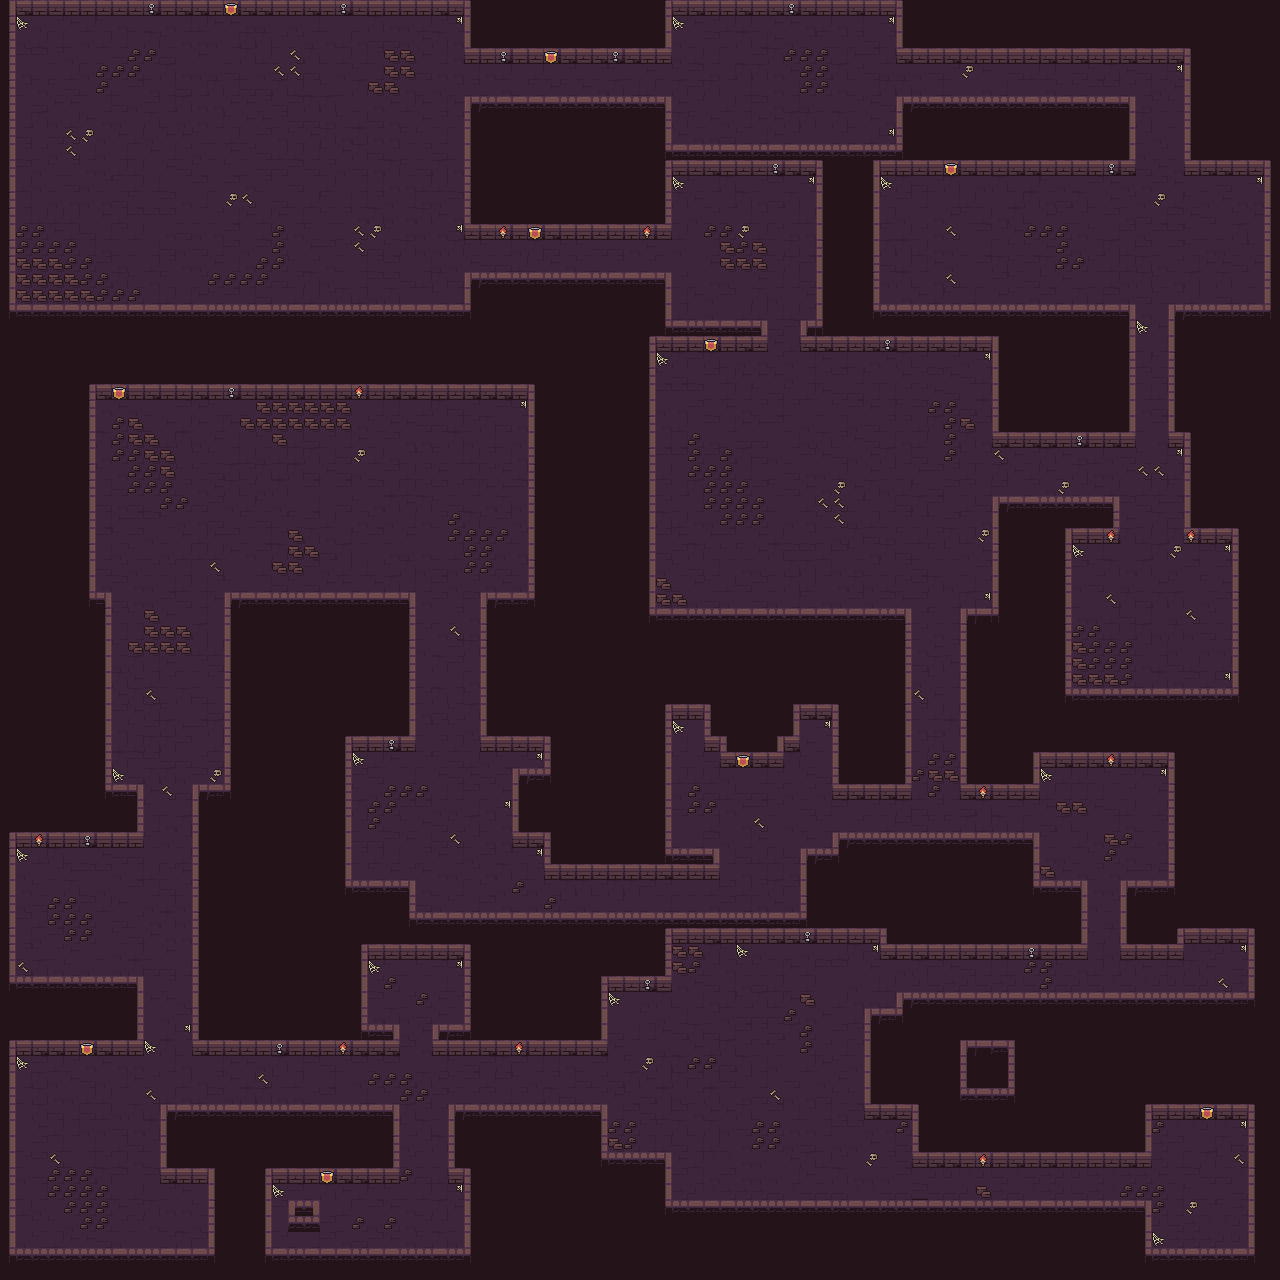

This is a level from a 2D game, rendered from its Tiled map with the project's own tilesets. A one-line summary and the map file follow, with tile-layer data summarised:
An orthogonal 80x80 tile map with 16x16 px tiles, 1 tile layer (background), 1 hidden layer not drawn and 71 objects (13x chest, 12x enemy, 11x arrow, 11x ripley, 10x fire, ...).

<map version="1.10" tiledversion="1.11.90" orientation="orthogonal" renderorder="right-down" width="80" height="80" tilewidth="16" tileheight="16" infinite="0" nextlayerid="5" nextobjectid="100">
 <tileset firstgid="1" name="dungeon" tilewidth="16" tileheight="16" tilecount="100" columns="10">
  <image source="tilesets/dungeon.png" trans="ff00ff" width="160" height="160" />
  <tile id="79">
   <objectgroup draworder="index" id="2">
    <object id="1" x="0" y="0" width="16" height="16" />
   </objectgroup>
  </tile>
  <tile id="82">
   <objectgroup draworder="index" id="2">
    <object id="4" template="../../../../../../Downloads/untitled.tx" x="0.0402921" y="0.0805842" />
   </objectgroup>
  </tile>
 </tileset>
 <layer id="1" name="background" width="80" height="80">
  <data>[6400 cells, 6400 non-empty, 54 distinct tile ids]</data>
 </layer>
 <layer id="2" name="walls" width="80" height="80" visible="0" tintcolor="#aa0000">
  <data>[6400 cells, 1187 non-empty, 2 distinct tile ids]</data>
 </layer>
 <objectgroup id="3" name="actors">
  <object id="22" name="arrow" type="arrow" x="704.667" y="936" width="16" height="32" />
  <object id="23" name="arrow" type="arrow" x="832" y="936" width="16" height="32" />
  <object id="24" name="arrow" type="arrow" x="770" y="936" width="16" height="32" />
  <object id="25" name="pik" type="ripley" x="912" y="1168" width="16" height="16" />
  <object id="26" name="fire_2" type="fire" x="561.333" y="1047.33" width="16" height="32" />
  <object id="27" name="pik" type="ripley" x="912.25" y="1183.75" width="16" height="16" />
  <object id="28" name="fire_2" type="fire" x="865.333" y="1110.67" width="16" height="32" />
  <object id="29" name="fire_2" type="fire" x="897.333" y="952" width="16" height="32" />
  <object id="30" name="pik" type="ripley" x="1072.17" y="977.333" width="16" height="16" />
  <object id="31" name="pik" type="ripley" x="1072" y="960.667" width="16" height="16" />
  <object id="32" name="fire_1" type="fire" x="602.667" y="1105.33" width="32" height="16" />
  <object id="33" name="fire_1" type="fire" x="714.667" y="861.333" width="32" height="16" />
  <object id="34" name="fire_1" type="fire" x="1082.67" y="882" width="32" height="16" />
  <object id="35" name="fire_2" type="fire" x="560.667" y="870" width="16" height="32" />
  <object id="36" name="arrow" type="arrow" x="806.667" y="711.333" width="16" height="32" />
  <object id="37" name="arrow" type="arrow" x="679.333" y="713.333" width="16" height="32" />
  <object id="38" name="fire_2" type="fire" x="864" y="792" width="16" height="32" />
  <object id="42" name="chest_1" type="chest" x="304" y="480" width="16" height="16" />
  <object id="43" name="boss" type="enemy" x="206" y="126.667" width="32" height="32" />
  <object id="44" name="skullhead" type="enemy" x="486" y="1072" width="16" height="16" />
  <object id="45" name="DoorH" type="Doors" x="1088" y="912" width="32" height="16" />
  <object id="46" name="DoorV" type="Doors" x="1040" y="1168" width="16" height="32" />
  <object id="47" name="DoorV" type="Doors" x="656" y="880" width="16" height="32" />
  <object id="48" name="DoorV" type="Doors" x="1104" y="64" width="16" height="32" />
  <object id="49" name="pik" type="ripley" x="287.608" y="1089.33" width="16" height="16" />
  <object id="50" name="pik" type="ripley" x="287.665" y="1072.67" width="16" height="16" />
  <object id="51" name="pik" type="ripley" x="287.455" y="1056.91" width="16" height="16" />
  <object id="52" name="fire_2" type="fire" x="209" y="1050" width="16" height="32" />
  <object id="53" name="DoorH" type="Doors" x="399.5" y="1025.5" width="32" height="16" />
  <object id="54" name="skullhead" type="enemy" x="746.667" y="803.333" width="16" height="16" />
  <object id="55" name="fire_1" type="fire" x="398" y="1107" width="32" height="16" />
  <object id="58" name="pik" type="ripley" x="432.548" y="1135.71" width="16" height="16" />
  <object id="59" name="pik" type="ripley" x="416.105" y="1135.55" width="16" height="16" />
  <object id="60" name="pik" type="ripley" x="400.145" y="1135.54" width="16" height="16" />
  <object id="61" name="arrow" type="arrow" x="112.333" y="1046.33" width="16" height="32" />
  <object id="62" name="arrow" type="arrow" x="48" y="1046.33" width="16" height="32" />
  <object id="63" name="arrow" type="arrow" x="127.333" y="839.333" width="16" height="32" />
  <object id="65" name="arrow" type="arrow" x="750" y="343.333" width="16" height="32" />
  <object id="66" name="skullhead" type="enemy" x="737.833" y="61.25" width="16" height="16" />
  <object id="67" name="skullhead" type="enemy" x="838" y="524" width="16" height="16" />
  <object id="1" name="priest" type="ripley" x="1184.67" y="1166.67" width="16" height="16" />
  <object id="69" name="arrow" type="arrow" x="818.667" y="342.667" width="16" height="32" />
  <object id="70" name="arrow" type="arrow" x="876" y="6.66667" width="16" height="32" />
  <object id="71" name="box" type="chest" x="1184" y="1120" width="16" height="16" />
  <object id="72" name="box" type="chest" x="351" y="1183" width="16" height="16" />
  <object id="73" name="box" type="chest" x="15" y="894" width="16" height="16" />
  <object id="74" name="box" type="chest" x="512" y="752" width="16" height="16" />
  <object id="75" name="box" type="chest" x="480" y="416" width="16" height="16" />
  <object id="77" name="box" type="chest" x="176" y="1200" width="16" height="16" />
  <object id="78" name="box" type="chest" x="1183" y="944" width="16" height="16" />
  <object id="79" name="box" type="chest" x="1136" y="767" width="16" height="16" />
  <object id="80" name="box" type="chest" x="1151.67" y="655" width="16" height="16" />
  <object id="81" name="box" type="chest" x="898" y="239" width="16" height="16" />
  <object id="82" name="box" type="chest" x="737" y="193" width="16" height="16" />
  <object id="83" name="box" type="chest" x="384" y="976" width="16" height="16" />
  <object id="84" name="boulder" type="trap" x="1096.92" y="768.167" width="13" height="13" />
  <object id="85" name="boulder" type="trap" x="930.5" y="625.5" width="13" height="13" />
  <object id="86" name="boulder" type="trap" x="162.667" y="480.667" width="13" height="13" />
  <object id="88" name="boulder" type="trap" x="775" y="193" width="13" height="13" />
  <object id="89" name="boulder" type="trap" x="1154" y="143.5" width="13" height="13" />
  <object id="90" name="slime" type="enemy" x="336" y="1216" width="16" height="16" />
  <object id="92" name="slime" type="enemy" x="878.667" y="572.667" width="16" height="16" />
  <object id="93" name="slime" type="enemy" x="1144" y="601.333" width="16" height="16" />
  <object id="94" name="slime" type="enemy" x="151.333" y="561.333" width="16" height="16" />
  <object id="95" name="slime" type="enemy" x="443.333" y="786" width="16" height="16" />
  <object id="96" name="slime" type="enemy" x="994.667" y="808" width="16" height="16" />
  <object id="97" name="slime" type="enemy" x="114" y="1145.33" width="16" height="16" />
  <object id="98" name="LDoorV" type="Doors" x="464" y="240" width="16" height="32" />
  <object id="99" name="LDoorV" type="Doors" x="464" y="64" width="16" height="32" />
 </objectgroup>
</map>